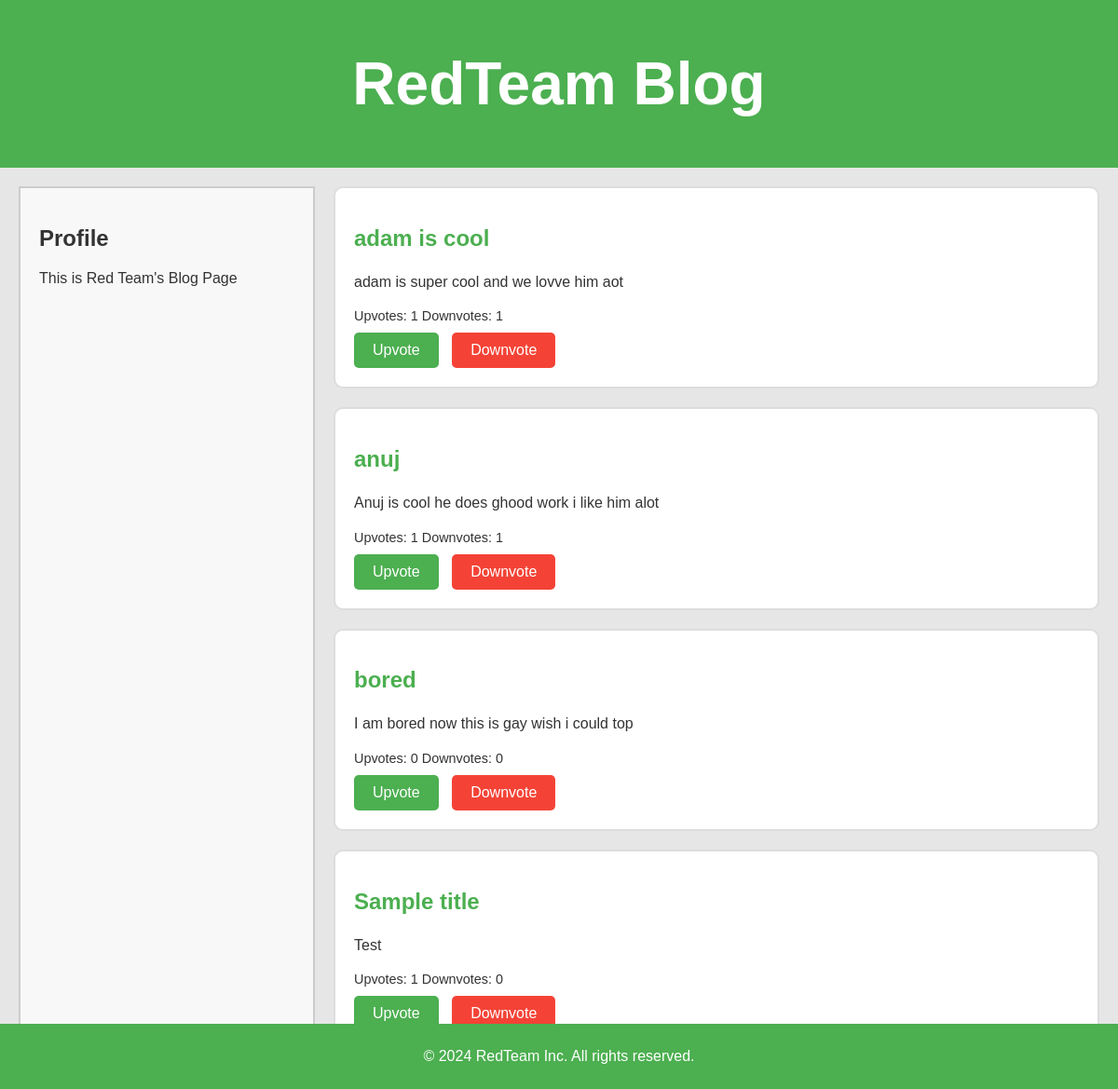
Screenshot of /accounts/ with the database file from the repository.
### blog/models.py (models this page shows, shortened)
class Post(models.Model):
    author = models.ForeignKey(settings.AUTH_USER_MODEL, on_delete=models.CASCADE)
    title = models.CharField(max_length=200)
    text = models.TextField()
    created_date = models.DateTimeField(default=timezone.now)
    published_date = models.DateTimeField(blank=True, null=True)
    @property
    def upvotes_count(self):
        return self.upvotes.count()
    @property
    def downvotes_count(self):
        return self.downvotes.count()

### blog/views.py (the view)
# urls.py: path('', views.post_list, name='post_list'),
def post_list(request):
    posts = Post.objects.all()
    context = {
        'posts': posts
    }
    return render(request, 'blog/post_list.html', context)

### blog/templates/blog/post_list.html (shortened to what this page needs)
<!DOCTYPE html>
<html lang="en">
<head>
    {% load static %}
    <link rel="stylesheet" href="{% static 'css/post_list.css' %}">
</head>
<body>
    <div class="header">
        <h1>RedTeam Blog</h1>
    </div>
    <div class="container">
        <div class="sidebar">
            <h2>Profile</h2>
            <p>This is Red Team's Blog Page</p>
        </div>
        <div class="content">
            {% for post in posts %}
            <div class="post">
                <h2>{{ post.title }}</h2>
                <p>{{ post.text }}</p>
                <div class="votes">
                    <span>Upvotes: {{ post.upvotes_count }}</span>
                    <span>Downvotes: {{ post.downvotes_count }}</span>
                </div>
                <div class="vote-buttons">
                    <a href="{% url 'upvote_post' post.id %}" class="btn upvote-btn">Upvote</a>
                    <a href="{% url 'downvote_post' post.id %}" class="btn downvote-btn">Downvote</a>
                </div>
            </div>
            {% endfor %}
        </div>
    </div>
    <div class="footer">
        <p>&copy; 2024 RedTeam Inc. All rights reserved.</p>
    </div>
</body>
</html>

### blog/templates/blog/post_list.css (style rules this page uses)
body { font-family: 'Comic Sans MS', cursive, sans-serif; background-color: #e6e6e6; color: #333; margin: 0; padding: 0; }
.header { background-color: #4CAF50; color: white; padding: 10px 0; text-align: center; font-size: 2em; }
.container { display: flex; margin: 20px; }
.sidebar { width: 25%; background-color: #f8f8f8; padding: 20px; margin-right: 20px; border: 2px solid #ccc; }
.content { width: 75%; }
.post { background-color: #fff; padding: 20px; margin-bottom: 20px; border: 2px solid #ddd; border-radius: 10px; }
.post h2 { font-size: 1.5em; color: #4CAF50; }
.post p { font-size: 1em; line-height: 1.6em; }
.votes { margin-top: 10px; font-size: 0.9em; }
.vote-buttons { margin-top: 10px; }
.btn { display: inline-block; padding: 10px 20px; margin-right: 10px; text-decoration: none; color: white; border-radius: 5px; }
.upvote-btn { background-color: #4CAF50; }
.downvote-btn { background-color: #f44336; }
.footer { background-color: #4CAF50; color: white; text-align: center; padding: 10px 0; position: fixed; bottom: 0; width: 100%; }

### rows the page displays
Post: title "adam is cool", text "adam is super cool and we lovve him aot", upvotes_count "1", downvotes_count "1"
Post: title "anuj", text "Anuj is cool he does ghood work i like him alot", upvotes_count "1", downvotes_count "1"
Post: title "bored", text "I am bored now this is gay wish i could top", upvotes_count "0", downvotes_count "0"
Post: title "Sample title", text "Test", upvotes_count "1", downvotes_count "0"
